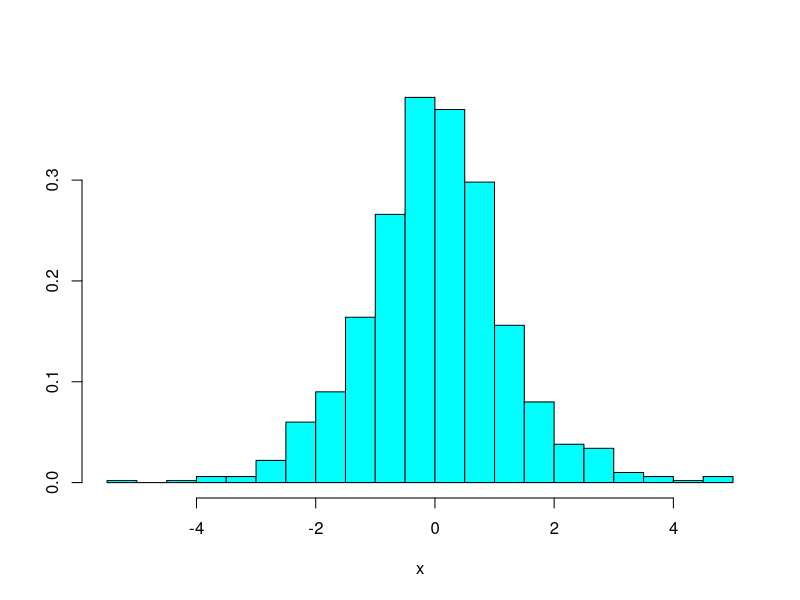
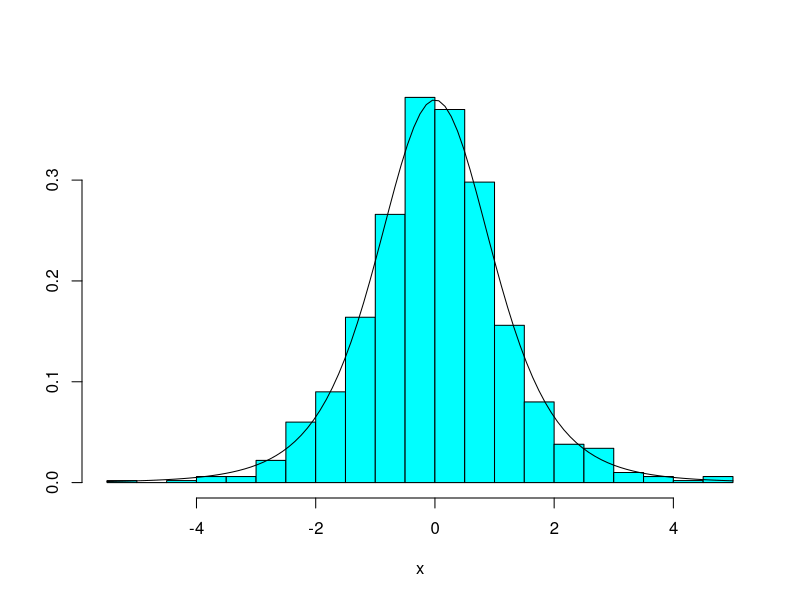
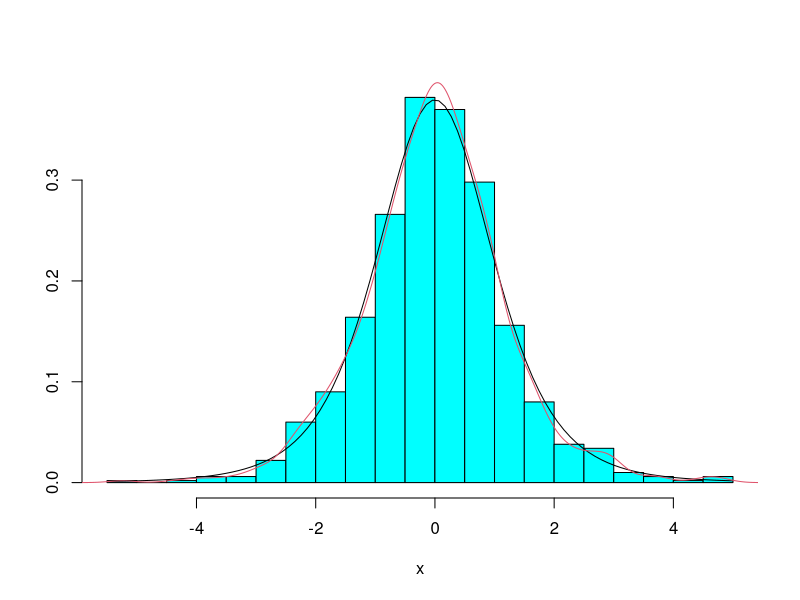
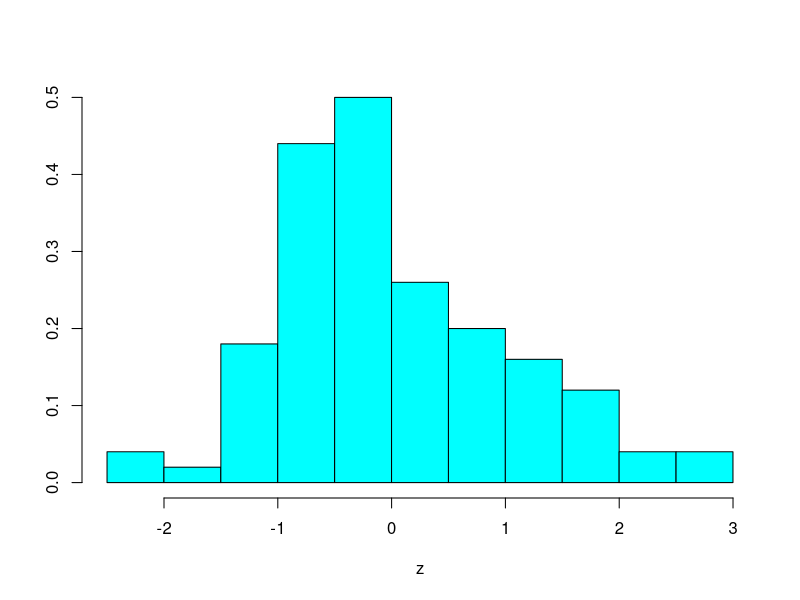

The R script that drew these images, in order:
## ---- chunk 1
knitr::opts_chunk$set(echo = TRUE)
library(MASS)
## ---- chunk 2
set.seed(1234)
x = rt(1000, 5)
summary(x)
## ---- chunk 3
truehist(x)
## ---- chunk 4
truehist(x)
curve(dt(x, df=5), add=TRUE)
## ---- chunk 5
truehist(x)
curve(dt(x, df=5), add=TRUE)
lines(density(x), col=2)
## ---- chunk 6
f <- function(x, a, b) {
  (x - a) / b
}
## ---- chunk 7
# create initial random sample
set.seed(1234)
x <- rnorm(100, 3, 2)

# transform
y <- f(x, min(x), max(x) - min(x))

summary(x)
summary(y)
## ---- chunk 8
z <- f(x, mean(x), sd(x))

# Check studentization
mean(z) # almost exactly 0
sd(z)

# Visualize and describe z
summary(z)
truehist(z)
## ---- chunk 9
new_x <- f(x, median(x), IQR(x))

# compare mean
mean(new_x)
mean(z)

# compare sd
sd(new_x)
sd(z)
